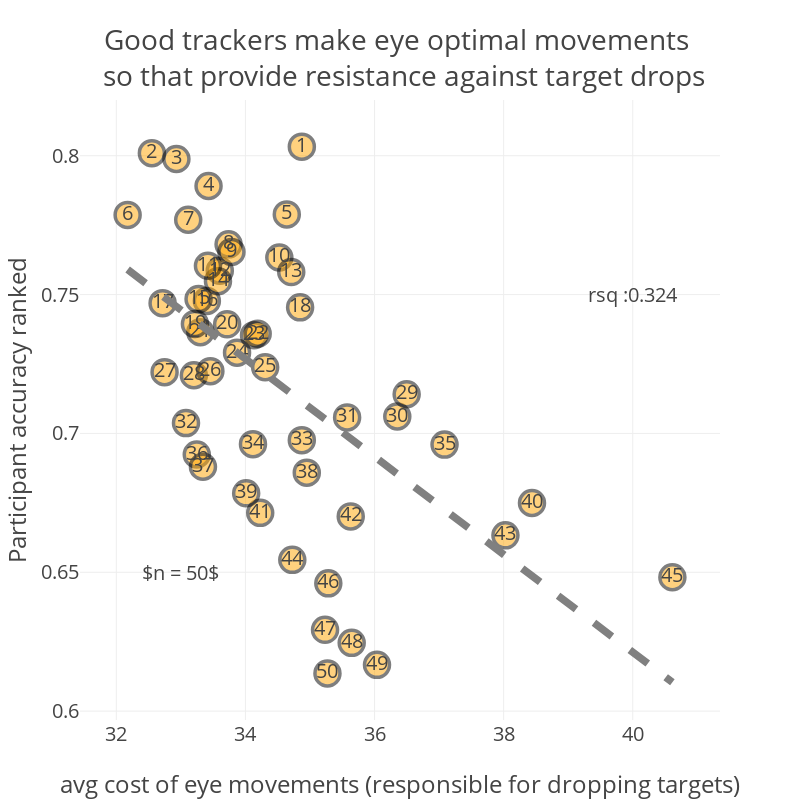

Notebook cell for this chart:
### Code cell
from plotly.graph_objs import *
x = model_vs_sub_corr_comparison['avg_exp_cost'].to_numpy()
y = model_vs_sub_corr_comparison['avg_accuracy'].to_numpy()
sub_id = model_vs_sub_corr_comparison['avg_accuracy_ranked'].to_numpy().astype(str)
trace=[]
trace.append(go.Scatter(x = x, y = y,
                  mode='markers+text',
                  text = sub_id,
                  marker = dict(size = 25, color='orange',line=dict(width = 3.5, color='black'), opacity = 0.5),
                       showlegend=False))

x_lin_space = np.linspace(x.min(), x.max(),100)
y_lin_space = res.params[0] + res.params[1]*x_lin_space
trace.append(go.Scatter(x = x_lin_space, y = y_lin_space,
                       mode='lines',line=Line(color='gray', dash = 'dash', width = 7.5), showlegend=False,
                       ))

data = trace

annotations=[
        dict(
            x=40,
            y=.75,
            xref='x1',
            yref='y1',
            text='rsq :'+str(round(res.rsquared,3)),
            showarrow=False,
            ax=0,
            ay=-40
        ),
        dict(
        x = 33,
        y = .65,
        xref='x1',
        yref = 'y1',
        text = '$n = 50$',
        showarrow=False,
        ax = 0,
        ay = -40,
        )
    ]

fig = tools.make_subplots(rows=1, cols=1,)
fig['layout'].update(height = 800, width = 800, title='Good trackers make eye optimal movements <br> so that provide resistance against target drops ',
                     font = dict(size=20))

fig['layout']['annotations']=annotations

fig.append_trace(trace[0],1,1)
fig.append_trace(trace[1],1,1)

fig['layout']['xaxis1'].update(title='avg cost of eye movements (responsible for dropping targets)')
fig['layout']['yaxis1'].update(title='Participant accuracy ranked')

iplot(fig, filename='model-vs-human-accuracy-cost-correlation')

### Figure 1 — Plotly figure (JSON) as saved in the notebook; plotly's stock layout.template omitted (floating-point values rounded to 4 significant figures)
{"data": [{"marker": {"color": "orange", "line": {"color": "black", "width": 3.5}, "opacity": 0.5, "size": 25}, "mode": "markers+text", "showlegend": false, "text": ["16", "2", "10", "8", "43", "23", "12", "14", "30", "48", "24", "33", "9", "38", "4", "27", "36", "18", "50", "22", "17", "7", "29", "32", "37", "28", "31", "3", "13", "20", "34", "21", "41", "44", "11", "47", "45", "1", "15", "39", "40", "19", "26", "5", "46", "49", "6", "25", "42", "35"], "type": "scatter", "uid": "3030a5c0-1ffd-4765-8dac-0060b439b75c", "x": [33.4, 32.55, 34.53, 33.74, 38.03, 34.13, 33.6, 33.57, 36.35, 35.65, 33.87, 34.87, 33.78, 34.95, 33.43, 32.75, 33.25, 34.85, 35.27, 34.19, 32.72, 33.11, 36.5, 33.08, 33.34, 33.2, 35.58, 32.93, 34.71, 33.72, 34.12, 33.3, 34.23, 34.73, 33.42, 35.23, 40.61, 34.87, 33.27, 34.01, 38.44, 33.22, 33.46, 34.64, 35.28, 36.04, 32.18, 34.31, 35.63, 37.08], "xaxis": "x", "y": [0.7477, 0.8009, 0.7634, 0.7681, 0.6633, 0.7354, 0.7586, 0.7548, 0.7061, 0.6246, 0.7291, 0.6976, 0.7654, 0.6859, 0.7891, 0.722, 0.6924, 0.7454, 0.6136, 0.7359, 0.7469, 0.7769, 0.7141, 0.7037, 0.688, 0.7209, 0.7058, 0.7988, 0.7581, 0.7393, 0.6961, 0.7365, 0.6714, 0.6545, 0.7604, 0.6293, 0.6482, 0.8033, 0.7484, 0.6784, 0.675, 0.7394, 0.7224, 0.7789, 0.646, 0.6167, 0.7787, 0.7238, 0.6701, 0.696], "yaxis": "y"}, {"line": {"color": "gray", "dash": "dash", "width": 7.5}, "mode": "lines", "showlegend": false, "type": "scatter", "uid": "394ec3cf-fa54-4312-854f-54521ccf272c", "x": [32.18, 32.26, 32.35, 32.43, 32.52, 32.6, 32.69, 32.77, 32.86, 32.94, 33.03, 33.11, 33.2, 33.28, 33.37, 33.45, 33.54, 33.62, 33.71, 33.79, 33.88, 33.97, 34.05, 34.14, 34.22, 34.31, 34.39, 34.48, 34.56, 34.65, 34.73, 34.82, 34.9, 34.99, 35.07, 35.16, 35.24, 35.33, 35.41, 35.5, 35.58, 35.67, 35.76, 35.84, 35.93, 36.01, 36.1, 36.18, 36.27, 36.35, 36.44, 36.52, 36.61, 36.69, 36.78, 36.86, 36.95, 37.03, 37.12, 37.2, 37.29, 37.37, 37.46, 37.55, 37.63, 37.72, 37.8, 37.89, 37.97, 38.06, 38.14, 38.23, 38.31, 38.4, 38.48, 38.57, 38.65, 38.74, 38.82, 38.91, 38.99, 39.08, 39.16, 39.25, 39.34, 39.42, 39.51, 39.59, 39.68, 39.76, 39.85, 39.93, 40.02, 40.1, 40.19, 40.27, 40.36, 40.44, 40.53, 40.61], "xaxis": "x", "y": [0.759, 0.7575, 0.756, 0.7545, 0.753, 0.7515, 0.75, 0.7485, 0.747, 0.7455, 0.744, 0.7425, 0.741, 0.7395, 0.738, 0.7365, 0.735, 0.7335, 0.732, 0.7305, 0.729, 0.7275, 0.726, 0.7245, 0.723, 0.7215, 0.72, 0.7185, 0.717, 0.7155, 0.714, 0.7125, 0.711, 0.7095, 0.708, 0.7065, 0.705, 0.7035, 0.702, 0.7005, 0.699, 0.6975, 0.696, 0.6945, 0.6929, 0.6914, 0.6899, 0.6884, 0.6869, 0.6854, 0.6839, 0.6824, 0.6809, 0.6794, 0.6779, 0.6764, 0.6749, 0.6734, 0.6719, 0.6704, 0.6689, 0.6674, 0.6659, 0.6644, 0.6629, 0.6614, 0.6599, 0.6584, 0.6569, 0.6554, 0.6539, 0.6524, 0.6509, 0.6494, 0.6479, 0.6464, 0.6449, 0.6434, 0.6419, 0.6404, 0.6389, 0.6374, 0.6359, 0.6344, 0.6329, 0.6314, 0.6299, 0.6284, 0.6269, 0.6254, 0.6239, 0.6224, 0.6209, 0.6194, 0.6179, 0.6164, 0.6149, 0.6134, 0.6119, 0.6104], "yaxis": "y"}], "layout": {"annotations": [{"ax": 0, "ay": -40, "showarrow": false, "text": "rsq :0.324", "x": 40, "xref": "x", "y": 0.75, "yref": "y"}, {"ax": 0, "ay": -40, "showarrow": false, "text": "$n = 50$", "x": 33, "xref": "x", "y": 0.65, "yref": "y"}], "font": {"size": 20}, "height": 800, "title": {"text": "Good trackers make eye optimal movements <br> so that provide resistance against target drops "}, "width": 800, "xaxis": {"anchor": "y", "domain": [0, 1], "title": {"text": "avg cost of eye movements (responsible for dropping targets)"}}, "yaxis": {"anchor": "x", "domain": [0, 1], "title": {"text": "Participant accuracy ranked"}}}}
